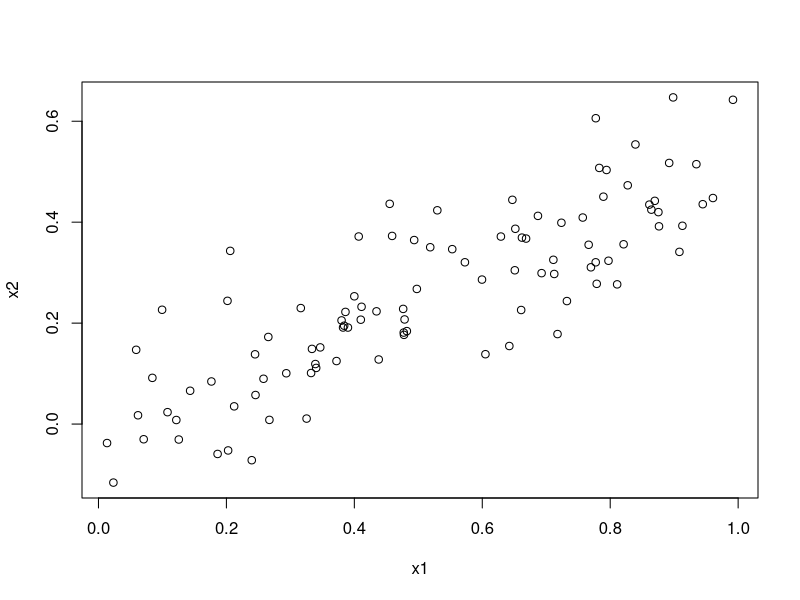
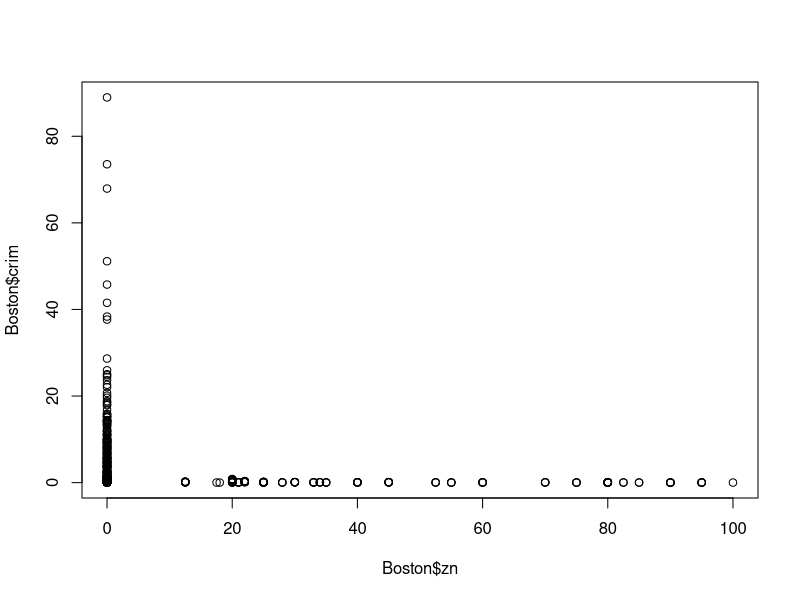

R code for these plots, in order:
# Daniel Engbert
# Lab 2: Linear Regression
# https://www.csee.umbc.edu/~cmarron/cmsc478/labs/lab2/lab02.shtml
# CMSC 478 Fall 2017

options(warn=1)

# output the results of problems 1-4
prob1_4 = function() {
    cat("Exercise 1:\n")
    set.seed(1)                                 # makes random the same each time
    x1 = runif(100)
    x2 = 0.5*x1 + rnorm(100) / 10
    # creating a linear model in which y is a function of x1 and x2.
    # this follows the standard form y = B_0 + B_1 * x_1 + B_2 * x_2 + E
    y = 2 + 2*x1 + 0.3*x2 + rnorm(100)

    cat("Regression coefficients:\n")
    fit = lm(y ~ x1 + x2)
    print(fit)


    cat("\nExercise 2:\n")
    cat("Correlation between x1 and x2:\n")
    # print the R value:
    print(cor(x1, x2))
    # scatter plot x1 vs x2
    png("output/2-plot_x1_x2.png")
    plot(x1, x2)


    cat("\nExercise 3:\n")
    # see the fit printed in exercise 1
    cat("3a) B_0=2.13\t B_1=1.44\t B_2=1.01\n")
    # the true values of B_0 - B_2 are given in the definition of y (from exercise 1)
    cat("B_0 was really close to the true value (2)\n")
    cat("B_1 was relatively close to the true value (2)\n")
    cat("B_2 was quite off from the true value (0.3)\n")
    print(summary(fit))
    cat("\n3c) Since the p-value for the B_1 (the coefficient for x_1) is 0.0487 < 0.05 we reject the null hypothesis H_0: B_1 = 0\n")
    cat("3c) Since the p-value for the B_2 (the coefficient for x_2) is 0.3754 > 0.05 we fail to reject the null hypothesis H_0: B_2 = 0\n")


    cat("\nExercise 4:\n")
    fit_x1 = lm(y ~ x1)
    cat("fit y ~ x_1:\n")
    print(summary(fit_x1))
    fit_x2 = lm(y ~ x2)
    cat("\nfit y ~ x_2:\n")
    print(summary(fit_x2))
    cat("4a, 4b) you can reject the null hypothesis in both cases because the p-values are < 0.05\n")
    cat("4c) These results don't contradict the results from exercise 3 because x_1 and x_2 are correlated.\n")
}

# contributed by Gabrielle and Bernadeht:
prob5_7 = function() {
    cat("\nExercise 5:\n")
    library(MASS)
    ##5
    #~. means use all the other variables in the Boston
    # data frame except crim
    fit1=lm(crim~.,Boston)
    print(summary(fit1))


    ##6
    cat("\nExercise 6:\n")
    fit2=lm(crim~zn,data=Boston)
    # Brief summary
    print(summary(fit2))

    fit3=lm(crim~indus,data=Boston)
    # Brief summary
    print(summary(fit3))

    fit4=lm(crim~nox,data=Boston)
    # Brief summary
    print(summary(fit4))

    fit5=lm(crim~medv,data=Boston)
    # Brief summary
    print(summary(fit5))

    names(Boston)
    # Gives the correlation between the predictors
    cor(Boston[,c(2,3,5,14)])
    png("output/6-plot_boston.png")
    plot(Boston$zn,Boston$crim)


    ##7
    cat("\nExercise 7:\n")
    fit6=lm(crim~zn+I(zn^2),Boston)
    print(summary(fit6))

    fit7=lm(crim~indus+I(indus^2),Boston)
    print(summary(fit7))

    fit8=lm(crim~nox+I(nox^2),Boston)
    print(summary(fit8))

    fit9=lm(crim~medv+I(medv^2),Boston)
    print(summary(fit9))
}


# run the tests
prob1_4()
cat("\n-----------------------------------------------\n")
prob5_7()
